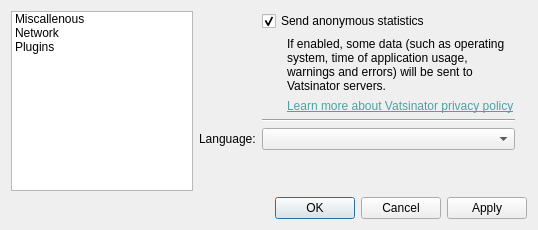
<?xml version="1.0" encoding="UTF-8"?>
<ui version="4.0">
 <class>SettingsWindow</class>
 <widget class="QWidget" name="SettingsWindow">
  <property name="geometry">
   <rect>
    <x>0</x>
    <y>0</y>
    <width>538</width>
    <height>230</height>
   </rect>
  </property>
  <property name="windowTitle">
   <string>Vatsinator - settings</string>
  </property>
  <layout class="QGridLayout" name="gridLayout">
   <item row="0" column="1">
    <widget class="QStackedWidget" name="stackedWidget">
     <property name="currentIndex">
      <number>0</number>
     </property>
     <widget class="QWidget" name="miscallenous">
      <layout class="QGridLayout" name="gridLayout_2">
       <property name="leftMargin">
        <number>0</number>
       </property>
       <property name="topMargin">
        <number>0</number>
       </property>
       <property name="rightMargin">
        <number>0</number>
       </property>
       <property name="bottomMargin">
        <number>0</number>
       </property>
       <item row="4" column="1">
        <widget class="QComboBox" name="language"/>
       </item>
       <item row="3" column="1">
        <widget class="Line" name="line">
         <property name="orientation">
          <enum>Qt::Horizontal</enum>
         </property>
        </widget>
       </item>
       <item row="4" column="0">
        <widget class="QLabel" name="label_3">
         <property name="text">
          <string>Language:</string>
         </property>
        </widget>
       </item>
       <item row="4" column="2">
        <spacer name="horizontalSpacer">
         <property name="orientation">
          <enum>Qt::Horizontal</enum>
         </property>
         <property name="sizeType">
          <enum>QSizePolicy::Maximum</enum>
         </property>
         <property name="sizeHint" stdset="0">
          <size>
           <width>40</width>
           <height>20</height>
          </size>
         </property>
        </spacer>
       </item>
       <item row="5" column="1" colspan="2">
        <spacer name="verticalSpacer">
         <property name="orientation">
          <enum>Qt::Vertical</enum>
         </property>
         <property name="sizeHint" stdset="0">
          <size>
           <width>20</width>
           <height>0</height>
          </size>
         </property>
        </spacer>
       </item>
       <item row="1" column="1">
        <widget class="QLabel" name="statsLabel">
         <property name="text">
          <string>If enabled, some data (such as operating system, time of application usage, warnings and errors) will be sent to Vatsinator servers.</string>
         </property>
         <property name="wordWrap">
          <bool>true</bool>
         </property>
         <property name="indent">
          <number>25</number>
         </property>
        </widget>
       </item>
       <item row="0" column="1">
        <widget class="QCheckBox" name="statistics">
         <property name="text">
          <string>Send anonymous statistics</string>
         </property>
         <property name="checked">
          <bool>true</bool>
         </property>
        </widget>
       </item>
       <item row="2" column="1">
        <widget class="QLabel" name="label_2">
         <property name="text">
          <string>&lt;html&gt;&lt;head/&gt;&lt;body&gt;&lt;p&gt;&lt;a href=&quot;http://vatsinator.eu.org/&quot;&gt;&lt;span style=&quot; text-decoration: underline; color:#539fa3;&quot;&gt;Learn more about Vatsinator privacy policy&lt;/span&gt;&lt;/a&gt;&lt;/p&gt;&lt;/body&gt;&lt;/html&gt;</string>
         </property>
         <property name="indent">
          <number>25</number>
         </property>
        </widget>
       </item>
      </layout>
     </widget>
     <widget class="QWidget" name="network">
      <layout class="QGridLayout" name="gridLayout_3">
       <property name="leftMargin">
        <number>0</number>
       </property>
       <property name="topMargin">
        <number>0</number>
       </property>
       <property name="rightMargin">
        <number>0</number>
       </property>
       <property name="bottomMargin">
        <number>0</number>
       </property>
       <item row="0" column="3">
        <spacer name="horizontalSpacer_2">
         <property name="orientation">
          <enum>Qt::Horizontal</enum>
         </property>
         <property name="sizeHint" stdset="0">
          <size>
           <width>0</width>
           <height>20</height>
          </size>
         </property>
        </spacer>
       </item>
       <item row="0" column="2">
        <widget class="QRadioButton" name="metarSourceVatsim">
         <property name="text">
          <string>&amp;VATSIM</string>
         </property>
         <property name="checked">
          <bool>true</bool>
         </property>
        </widget>
       </item>
       <item row="2" column="2">
        <spacer name="verticalSpacer_2">
         <property name="orientation">
          <enum>Qt::Vertical</enum>
         </property>
         <property name="sizeHint" stdset="0">
          <size>
           <width>20</width>
           <height>0</height>
          </size>
         </property>
        </spacer>
       </item>
       <item row="1" column="2">
        <widget class="QRadioButton" name="metarSourceNoaa">
         <property name="text">
          <string>NOAA</string>
         </property>
        </widget>
       </item>
       <item row="0" column="1">
        <widget class="QLabel" name="label_4">
         <property name="text">
          <string>METAR source:</string>
         </property>
        </widget>
       </item>
       <item row="0" column="0">
        <spacer name="horizontalSpacer_3">
         <property name="orientation">
          <enum>Qt::Horizontal</enum>
         </property>
         <property name="sizeHint" stdset="0">
          <size>
           <width>0</width>
           <height>20</height>
          </size>
         </property>
        </spacer>
       </item>
      </layout>
     </widget>
     <widget class="QWidget" name="page">
      <layout class="QGridLayout" name="gridLayout_4">
       <item row="0" column="0">
        <spacer name="horizontalSpacer_4">
         <property name="orientation">
          <enum>Qt::Horizontal</enum>
         </property>
         <property name="sizeHint" stdset="0">
          <size>
           <width>91</width>
           <height>20</height>
          </size>
         </property>
        </spacer>
       </item>
       <item row="0" column="1">
        <widget class="QLabel" name="label">
         <property name="text">
          <string>Map type:</string>
         </property>
        </widget>
       </item>
       <item row="0" column="2">
        <widget class="QComboBox" name="mapTypes"/>
       </item>
       <item row="0" column="3">
        <spacer name="horizontalSpacer_5">
         <property name="orientation">
          <enum>Qt::Horizontal</enum>
         </property>
         <property name="sizeHint" stdset="0">
          <size>
           <width>91</width>
           <height>20</height>
          </size>
         </property>
        </spacer>
       </item>
       <item row="1" column="2">
        <spacer name="verticalSpacer_3">
         <property name="orientation">
          <enum>Qt::Vertical</enum>
         </property>
         <property name="sizeHint" stdset="0">
          <size>
           <width>20</width>
           <height>127</height>
          </size>
         </property>
        </spacer>
       </item>
      </layout>
     </widget>
    </widget>
   </item>
   <item row="1" column="0" colspan="2">
    <widget class="QDialogButtonBox" name="buttonBox">
     <property name="standardButtons">
      <set>QDialogButtonBox::Apply|QDialogButtonBox::Cancel|QDialogButtonBox::Ok</set>
     </property>
    </widget>
   </item>
   <item row="0" column="0">
    <widget class="QListWidget" name="listWidget">
     <property name="maximumSize">
      <size>
       <width>250</width>
       <height>16777215</height>
      </size>
     </property>
     <property name="horizontalScrollBarPolicy">
      <enum>Qt::ScrollBarAlwaysOff</enum>
     </property>
     <property name="editTriggers">
      <set>QAbstractItemView::NoEditTriggers</set>
     </property>
     <property name="tabKeyNavigation">
      <bool>true</bool>
     </property>
     <property name="iconSize">
      <size>
       <width>32</width>
       <height>32</height>
      </size>
     </property>
     <property name="spacing">
      <number>2</number>
     </property>
     <item>
      <property name="text">
       <string>Miscallenous</string>
      </property>
      <property name="icon">
       <iconset resource="resources/icons.qrc">
        <normaloff>:/icons/preferences-miscellaneous.png</normaloff>:/icons/preferences-miscellaneous.png</iconset>
      </property>
     </item>
     <item>
      <property name="text">
       <string>Network</string>
      </property>
      <property name="icon">
       <iconset resource="resources/icons.qrc">
        <normaloff>:/icons/preferences-network.png</normaloff>:/icons/preferences-network.png</iconset>
      </property>
     </item>
     <item>
      <property name="text">
       <string>Plugins</string>
      </property>
      <property name="icon">
       <iconset resource="resources/icons.qrc">
        <normaloff>:/icons/preferences-plugins.png</normaloff>:/icons/preferences-plugins.png</iconset>
      </property>
     </item>
    </widget>
   </item>
  </layout>
 </widget>
 <resources>
  <include location="resources/icons.qrc"/>
 </resources>
 <connections>
  <connection>
   <sender>listWidget</sender>
   <signal>currentRowChanged(int)</signal>
   <receiver>stackedWidget</receiver>
   <slot>setCurrentIndex(int)</slot>
   <hints>
    <hint type="sourcelabel">
     <x>156</x>
     <y>189</y>
    </hint>
    <hint type="destinationlabel">
     <x>462</x>
     <y>189</y>
    </hint>
   </hints>
  </connection>
 </connections>
</ui>
